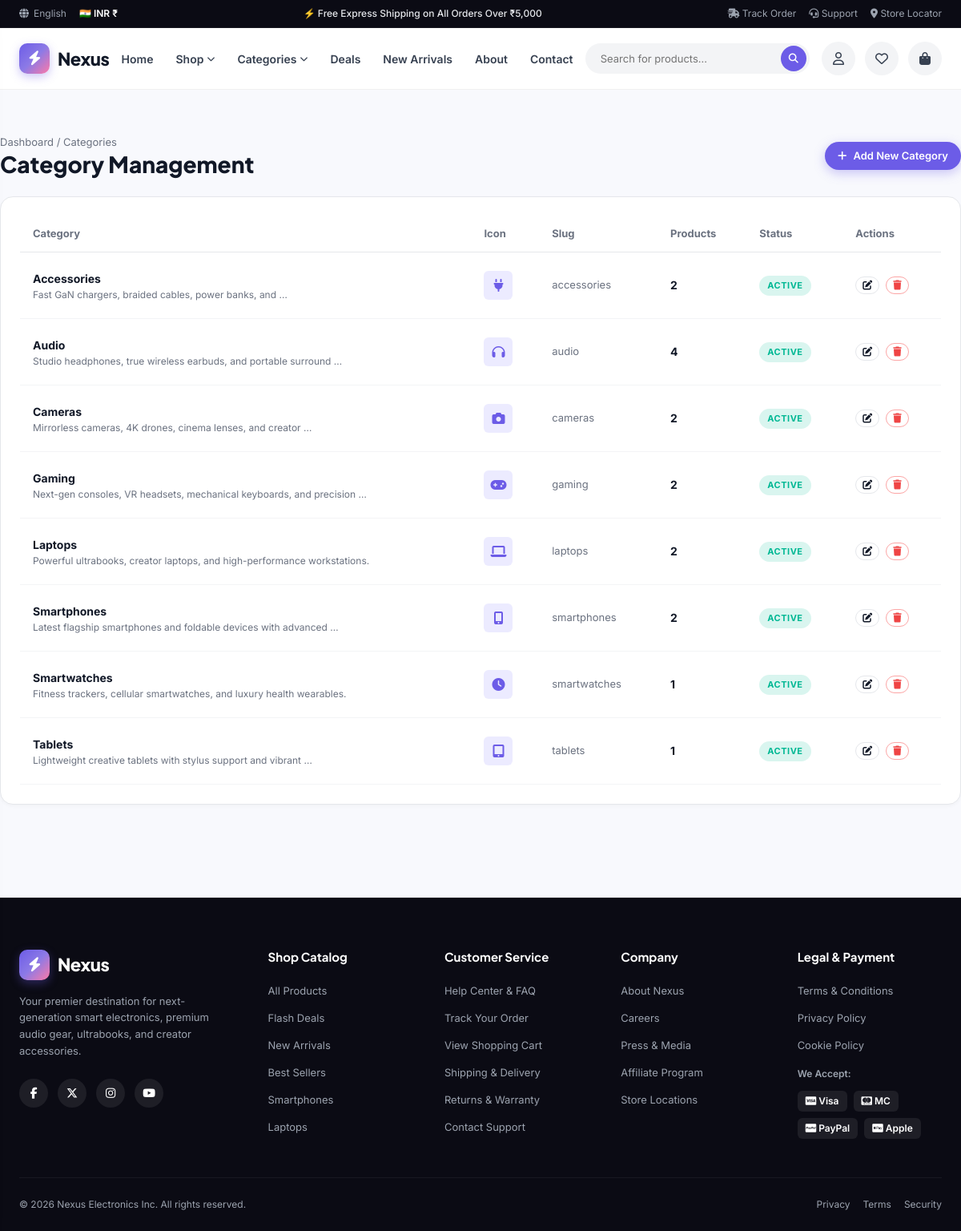
Screenshot of /admin-dashboard/categories/ (signed in) with the database file from the repository.
### Customers/models.py (models this page shows, shortened)
class Category(models.Model):
    name = models.CharField(max_length=100, unique=True)
    slug = models.SlugField(max_length=120, unique=True, blank=True)
    icon = models.CharField(max_length=50, blank=True, default="fa-mobile-screen", help_text="FontAwesome icon class")
    image = models.ImageField(upload_to="categories/", blank=True, null=True)
    image_url = models.URLField(max_length=800, blank=True, null=True)
    description = models.TextField(blank=True, default="")
    is_active = models.BooleanField(default=True)
    created_at = models.DateTimeField(auto_now_add=True)
    class Meta:
        ordering = ["name"]
        verbose_name = "Category"
        verbose_name_plural = "Categories"
    @property
    def product_count(self):
        return self.products.filter(is_active=True).count()

### Customers/views.py (the view)
# urls.py: path("admin-dashboard/categories/", views.admin_categories_list, name="admin_categories"),
@user_passes_test(is_staff_check, login_url='login')
def admin_categories_list(request):
    categories = Category.objects.annotate(total_products=Count('products')).order_by('name')
    return render(request, 'admin/categories.html', {'categories': categories})

### Customers/views.py (called while the page is built)
def is_staff_check(user):
    return user.is_authenticated and user.is_staff

### templates/admin/categories.html (shortened to what this page needs)
{% extends 'base.html' %}
{% load static %}
{% block content %}
<div class="container section-spacer">
  <div style="display: flex; justify-content: space-between; align-items: center; margin-bottom: 24px; flex-wrap: wrap; gap: 16px;">
    <div>
      <div style="font-size: 13px; color: var(--text-muted);"><a href="{% url 'admin_dashboard' %}">Dashboard</a> / Categories</div>
      <h1 style="font-size: 28px; font-weight: 800;">Category Management</h1>
    </div>
    <a href="{% url 'admin_category_add' %}" class="btn btn-primary btn-sm">
      <i class="fa-solid fa-plus"></i> Add New Category
    </a>
  </div>
  <div style="background: #FFFFFF; border: 1px solid var(--border-color); border-radius: var(--radius-md); padding: 24px; box-shadow: var(--shadow-sm); overflow-x: auto;">
    <table class="cart-table">
      <thead>
        <tr>
          <th>Category</th>
          <th>Icon</th>
          <th>Slug</th>
          <th>Products</th>
          <th>Status</th>
          <th>Actions</th>
        </tr>
      </thead>
      <tbody>
        {% for cat in categories %}
          <tr>
            <td>
              <strong style="font-size: 14px;">{{ cat.name }}</strong>
              <div style="font-size: 12px; color: var(--text-muted);">{{ cat.description|truncatewords:8 }}</div>
            </td>
            <td>
              <div style="width: 36px; height: 36px; background: var(--primary-light); color: var(--primary); display: flex; align-items: center; justify-content: center; border-radius: var(--radius-xs);">
                <i class="fa-solid {{ cat.icon }}"></i>
              </div>
            </td>
            <td style="font-size: 13px; color: var(--text-muted);">{{ cat.slug }}</td>
            <td style="font-size: 14px; font-weight: 700;">{{ cat.product_count }}</td>
            <td>
              <span class="badge {% if cat.is_active %}badge-green{% else %}badge-discount{% endif %}">
                {% if cat.is_active %}Active{% else %}Inactive{% endif %}
              </span>
            </td>
            <td>
              <div style="display: flex; gap: 8px;">
                <a href="{% url 'admin_category_edit' category_id=cat.id %}" class="btn btn-outline btn-sm" style="padding: 4px 8px; font-size: 12px;" title="Edit Category">
                  <i class="fa-solid fa-pen-to-square"></i>
                </a>
                <a href="{% url 'admin_category_delete' category_id=cat.id %}" class="btn btn-outline btn-sm" style="padding: 4px 8px; font-size: 12px; color: #EF4444; border-color: #FCA5A5;" title="Delete Category">
                  <i class="fa-solid fa-trash"></i>
                </a>
              </div>
            </td>
          </tr>
        {% empty %}
          <tr>
            <td colspan="6" style="text-align: center; padding: 40px; color: var(--text-muted);">No categories created yet.</td>
          </tr>
        {% endfor %}
      </tbody>
    </table>
  </div>
</div>
{% endblock %}

### static/css/style.css (style rules this page uses)
:root { --primary: #6C5CE7; --primary-hover: #5846E2; --primary-dark: #4834D4; --primary-light: #ECEBFF; --primary-glow: rgba(108, 92, 231, 0.4); --primary-gradient: linear-gradient(135deg, #6C5CE7 0%, #8C7AE6 50%, #FD79A8 100%); --hero-gradient: radial-gradient(circle at 70% 40%, rgba(108, 92, 231, 0.35) 0%, rgba(15, 15, 27, 0) 70%), linear-gradient(180deg, #0B0B14 0%, #121224 100%); --secondary: #00B894; --pink: #FD79A8; --yellow: #FDCB6E; --blue: #0984E3; --red: #FF7675; --dark-bg: #0B0B14; --dark-surface: #121224; --dark-card: #181830; --dark-border: rgba(255, 255, 255, 0.08); --dark-text: #F3F4F6; --dark-muted: #9CA3AF; --light-bg: #F8F9FD; --white: #FFFFFF; --card-bg: #FFFFFF; --text-main: #111827; --text-muted: #6B7280; --text-subtle: #9CA3AF; --border-color: #E5E7EB; --border-light: #F3F4F6; --shadow-sm: 0 2px 4px rgba(0, 0, 0, 0.03); --shadow-md: 0 6px 16px -2px rgba(0, 0, 0, 0.05), 0 2px 6px -1px rgba(0, 0, 0, 0.03); --shadow-lg: 0 16px 32px -4px rgba(0, 0, 0, 0.08), 0 4px 12px -2px rgba(0, 0, 0, 0.03); --shadow-hover: 0 20px 35px -5px rgba(108, 92, 231, 0.15), 0 8px 16px -4px rgba(0, 0, 0, 0.05); --shadow-dark-card: 0 10px 30px rgba(0, 0, 0, 0.35); --radius-xs: 6px; --radius-sm: 10px; --radius-md: 16px; --radius-lg: 24px; --radius-xl: 32px; --radius-full: 9999px; --font-heading: 'Plus Jakarta Sans', -apple-system, BlinkMacSystemFont, sans-serif; --font-body: 'Inter', -apple-system, BlinkMacSystemFont, sans-serif; }
*, *::before, *::after { box-sizing: border-box; margin: 0; padding: 0; }
html { scroll-behavior: smooth; }
body { font-family: var(--font-body); background-color: var(--light-bg); color: var(--text-main); line-height: 1.5; -webkit-font-smoothing: antialiased; overflow-x: hidden; }
h1, h2, h3, h4, h5, h6 { font-family: var(--font-heading); color: var(--text-main); font-weight: 700; line-height: 1.2; }
a { color: inherit; text-decoration: none; transition: all 0.2s ease; }
.container { width: 100%; max-width: 1280px; margin: 0 auto; padding: 0 24px; }
.section-spacer { padding: 56px 0; }
.badge { display: inline-flex; align-items: center; padding: 4px 10px; border-radius: var(--radius-full); font-size: 11px; font-weight: 700; text-transform: uppercase; letter-spacing: 0.5px; }
.badge-green { background: rgba(0, 184, 148, 0.15); color: #00B894; }
.btn { display: inline-flex; align-items: center; justify-content: center; gap: 8px; padding: 12px 24px; border-radius: var(--radius-full); font-weight: 600; font-size: 14px; transition: all 0.25s cubic-bezier(0.16, 1, 0.3, 1); white-space: nowrap; }
.btn-primary { background: var(--primary); color: #FFFFFF; box-shadow: 0 4px 14px rgba(108, 92, 231, 0.35); }
.btn-outline { border: 1px solid var(--border-color); color: var(--text-main); background: #FFFFFF; }
.btn-sm { padding: 8px 16px; font-size: 13px; }
.cart-table { width: 100%; border-collapse: collapse; }
.cart-table th { text-align: left; padding: 12px 16px; font-size: 13px; font-weight: 700; color: var(--text-muted); border-bottom: 1px solid var(--border-color); }
.cart-table td { padding: 20px 16px; border-bottom: 1px solid var(--border-light); vertical-align: middle; }

### rows the page displays
Category: name "Accessories", description "Fast GaN chargers, braided cables, power banks, and …", slug "accessories", product_count "2", is_active "ACTIVE"
Category: name "Audio", description "Studio headphones, true wireless earbuds, and portable surround …", slug "audio", product_count "4", is_active "ACTIVE"
Category: name "Cameras", description "Mirrorless cameras, 4K drones, cinema lenses, and creator …", slug "cameras", product_count "2", is_active "ACTIVE"
Category: name "Gaming", description "Next-gen consoles, VR headsets, mechanical keyboards, and precision …", slug "gaming", product_count "2", is_active "ACTIVE"
Category: name "Laptops", description "Powerful ultrabooks, creator laptops, and high-performance workstations.", slug "laptops", product_count "2", is_active "ACTIVE"
Category: name "Smartphones", description "Latest flagship smartphones and foldable devices with advanced …", slug "smartphones", product_count "2", is_active "ACTIVE"
Category: name "Smartwatches", description "Fitness trackers, cellular smartwatches, and luxury health wearables.", slug "smartwatches", product_count "1", is_active "ACTIVE"
Category: name "Tablets", description "Lightweight creative tablets with stylus support and vibrant …", slug "tablets", product_count "1", is_active "ACTIVE"
